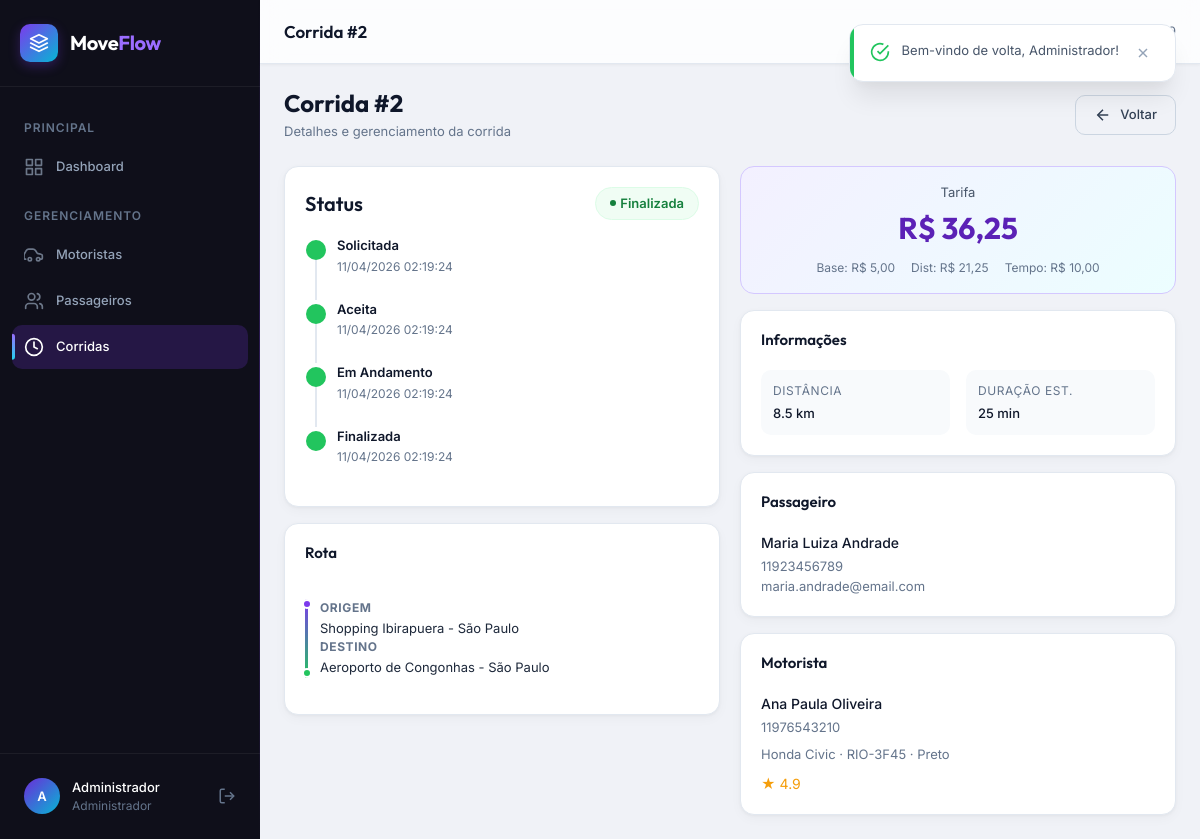
The page /public/rides/show/2 (signed in) on the database its author committed.
### tables this page shows
CREATE TABLE IF NOT EXISTS rides (
    id INT AUTO_INCREMENT PRIMARY KEY,
    passenger_id INT NOT NULL,
    driver_id INT NULL,
    origin_address VARCHAR(255) NOT NULL,
    origin_lat DECIMAL(10,7) DEFAULT 0,
    origin_lng DECIMAL(10,7) DEFAULT 0,
    destination_address VARCHAR(255) NOT NULL,
    destination_lat DECIMAL(10,7) DEFAULT 0,
    destination_lng DECIMAL(10,7) DEFAULT 0,
    status ENUM('requested', 'accepted', 'in_progress', 'completed', 'cancelled') NOT NULL DEFAULT 'requested',
    distance_km DECIMAL(8,2) NOT NULL DEFAULT 0,
    estimated_duration_min INT NOT NULL DEFAULT 0,
    fare DECIMAL(10,2) NOT NULL DEFAULT 0,
    requested_at DATETIME NULL,
    accepted_at DATETIME NULL,
    started_at DATETIME NULL,
    completed_at DATETIME NULL,
    cancelled_at DATETIME NULL,
    cancel_reason TEXT NULL,
    created_at DATETIME NOT NULL DEFAULT CURRENT_TIMESTAMP,
    CONSTRAINT fk_rides_passenger FOREIGN KEY (passenger_id) REFERENCES passengers(id) ON DELETE CASCADE,
    CONSTRAINT fk_rides_driver FOREIGN KEY (driver_id) REFERENCES drivers(id) ON DELETE SET NULL,
    INDEX idx_rides_status (status),
    INDEX idx_rides_passenger (passenger_id),
    INDEX idx_rides_driver (driver_id),
    INDEX idx_rides_created (created_at),
    INDEX idx_rides_completed (completed_at)
);

CREATE TABLE IF NOT EXISTS passengers (
    id INT AUTO_INCREMENT PRIMARY KEY,
    name VARCHAR(100) NOT NULL,
    email VARCHAR(150) NOT NULL UNIQUE,
    phone VARCHAR(20) NOT NULL,
    cpf VARCHAR(14) NOT NULL UNIQUE,
    created_at DATETIME NOT NULL DEFAULT CURRENT_TIMESTAMP,
    updated_at DATETIME NOT NULL DEFAULT CURRENT_TIMESTAMP ON UPDATE CURRENT_TIMESTAMP,
    INDEX idx_passengers_cpf (cpf),
    INDEX idx_passengers_email (email)
);

CREATE TABLE IF NOT EXISTS drivers (
    id INT AUTO_INCREMENT PRIMARY KEY,
    name VARCHAR(100) NOT NULL,
    email VARCHAR(150) NOT NULL UNIQUE,
    phone VARCHAR(20) NOT NULL,
    cpf VARCHAR(14) NOT NULL UNIQUE,
    cnh VARCHAR(20) NOT NULL,
    vehicle_plate VARCHAR(10) NOT NULL,
    vehicle_model VARCHAR(80) NOT NULL,
    vehicle_color VARCHAR(30) NOT NULL,
    status ENUM('available', 'busy', 'offline') NOT NULL DEFAULT 'available',
    rating DECIMAL(3,2) NOT NULL DEFAULT 5.00,
    created_at DATETIME NOT NULL DEFAULT CURRENT_TIMESTAMP,
    updated_at DATETIME NOT NULL DEFAULT CURRENT_TIMESTAMP ON UPDATE CURRENT_TIMESTAMP,
    INDEX idx_drivers_status (status),
    INDEX idx_drivers_cpf (cpf),
    INDEX idx_drivers_email (email)
);

### app/Controllers/RideController.php (called while the page is built, shortened)
<?php
class RideController extends Controller
{
    public function show(int $id): void
    {
        $ride = Ride::findWithDetails($id);
        $availableDrivers = Driver::available();
        $this->view('rides.detail', [
            'pageTitle' => 'Corrida #' . $id,
            'ride' => $ride,
            'availableDrivers' => $availableDrivers,
        ]);
    }
}

### app/Config/Routes.php (called while the page is built, shortened)
<?php
Router::dispatch();

### public/index.php (called while the page is built, shortened)
<?php
spl_autoload_register(function ($class) {
    $paths = [
        APP_PATH . '/Core/',
        APP_PATH . '/Config/',
        APP_PATH . '/Controllers/',
        APP_PATH . '/Models/',
        APP_PATH . '/Helpers/',
    ];
    foreach ($paths as $path) {
        $file = $path . $class . '.php';
        if (file_exists($file)) {
            return;
        }
    }
});
require_once APP_PATH . '/Config/Routes.php';

### app/Models/Ride.php (called while the page is built, shortened)
<?php
class Ride extends Model
{
    public static function findWithDetails(int $id): ?array
    {
        $sql = "SELECT r.*, p.name as passenger_name, p.phone as passenger_phone, p.email as passenger_email,
                       d.name as driver_name, d.phone as driver_phone, d.vehicle_model, d.vehicle_plate, d.vehicle_color, d.rating as driver_rating
                FROM rides r
                LEFT JOIN passengers p ON r.passenger_id = p.id
                LEFT JOIN drivers d ON r.driver_id = d.id
                WHERE r.id = :id LIMIT 1";
        $result = self::raw($sql, ['id' => $id]);
        return !empty($result) ? $result[0] : null;
    }
}

### app/Config/Database.php (called while the page is built, shortened)
<?php
class Database
{
    private static ?PDO $instance = null;
    public static function getInstance(): PDO
    {
        if (self::$instance === null) {
            $dsn = sprintf(
                'mysql:host=%s;port=%d;dbname=%s;charset=%s',
                self::HOST,
                self::PORT,
                self::DBNAME,
                self::CHARSET
            );
            try {
                self::$instance = new PDO($dsn, self::USERNAME, self::PASSWORD, [
                    PDO::ATTR_ERRMODE => PDO::ERRMODE_EXCEPTION,
                    PDO::ATTR_DEFAULT_FETCH_MODE => PDO::FETCH_ASSOC,
                    PDO::ATTR_EMULATE_PREPARES => false,
                    PDO::MYSQL_ATTR_INIT_COMMAND => "SET NAMES utf8mb4 COLLATE utf8mb4_unicode_ci",
                ]);
            } catch (PDOException $e) {
                error_log("Database connection failed: " . $e->getMessage());
                die('Erro de conexão com o banco de dados. Verifique as configurações.');
            }
        }
        return self::$instance;
    }
}

### app/Core/Model.php (called while the page is built, shortened)
<?php
class Model
{
    protected static function db(): PDO
    {
        return Database::getInstance();
    }
    public static function raw(string $sql, array $params = []): array
    {
        $stmt = self::db()->prepare($sql);
        $stmt->execute($params);
        return $stmt->fetchAll(PDO::FETCH_ASSOC);
    }
}

### app/Views/rides/detail.php (the view, shortened to what this page needs)
<?php
$s = $ride['status'];
$isRequested = $s === RIDE_STATUS_REQUESTED;
$isAccepted = $s === RIDE_STATUS_ACCEPTED;
$isInProgress = $s === RIDE_STATUS_IN_PROGRESS;
$isCompleted = $s === RIDE_STATUS_COMPLETED;
$isCancelled = $s === RIDE_STATUS_CANCELLED;
?>
<div class="page-header">
    <div class="page-header-info">
        <h1>Corrida #<?= $ride['id'] ?></h1>
        <p>Detalhes e gerenciamento da corrida</p>
    </div>
    <div class="page-header-actions">
        <a href="<?= APP_URL ?>/rides" class="btn btn-outline">
            <svg width="18" height="18" viewBox="0 0 24 24" fill="none" stroke="currentColor" stroke-width="2"><line x1="19" y1="12" x2="5" y2="12"/><polyline points="12 19 5 12 12 5"/></svg>
            Voltar
        </a>
    </div>
</div>
<div class="ride-detail-grid">
    <div>
        <div class="card mb-4">
            <div class="card-body">
                <div style="display:flex;align-items:center;justify-content:space-between;margin-bottom:var(--space-4)">
                    <h3>Status</h3>
                    <span class="badge badge-dot <?= RIDE_STATUS_CLASSES[$s] ?? '' ?>" style="font-size:var(--text-sm);padding:6px 14px">
                        <span><?= RIDE_STATUS_LABELS[$s] ?? $s ?></span>
                    </span>
                </div>
                <div class="ride-timeline">
                    <div class="timeline-item">
                        <div class="timeline-dot <?= $ride['requested_at'] ? 'completed' : '' ?>"></div>
                        <div class="timeline-label">Solicitada</div>
                        <div class="timeline-time"><?= $ride['requested_at'] ? date('d/m/Y H:i:s', strtotime($ride['requested_at'])) : '—' ?></div>
                    </div>
                    <div class="timeline-item">
                        <div class="timeline-dot <?= $ride['accepted_at'] ? 'completed' : ($isRequested ? 'active' : '') ?>"></div>
                        <div class="timeline-label">Aceita</div>
                        <div class="timeline-time"><?= $ride['accepted_at'] ? date('d/m/Y H:i:s', strtotime($ride['accepted_at'])) : '—' ?></div>
                    </div>
                    <div class="timeline-item">
                        <div class="timeline-dot <?= $ride['started_at'] ? 'completed' : ($isAccepted ? 'active' : '') ?>"></div>
                        <div class="timeline-label">Em Andamento</div>
                        <div class="timeline-time"><?= $ride['started_at'] ? date('d/m/Y H:i:s', strtotime($ride['started_at'])) : '—' ?></div>
                    </div>
                    <div class="timeline-item">
                        <div class="timeline-dot <?= $isCompleted ? 'completed' : ($isCancelled ? 'cancelled' : ($isInProgress ? 'active' : '')) ?>"></div>
                        <div class="timeline-label"><?= $isCancelled ? 'Cancelada' : 'Finalizada' ?></div>
                        <div class="timeline-time">
                            <?php if ($isCompleted): ?><?= date('d/m/Y H:i:s', strtotime($ride['completed_at'])) ?>
                            <?php elseif ($isCancelled): ?><?= date('d/m/Y H:i:s', strtotime($ride['cancelled_at'])) ?>
                            <?php else: ?>—<?php endif; ?>
                        </div>
                    </div>
                </div>
            </div>
        </div>
        <div class="card mb-4">
            <div class="card-header"><h3>Rota</h3></div>
            <div class="card-body">
                <div class="ride-route">
                    <div class="ride-route-line"></div>
                    <div class="ride-route-points">
                        <div class="ride-route-point">
                            <strong>Origem</strong>
                            <?= htmlspecialchars($ride['origin_address']) ?>
                        </div>
                        <div class="ride-route-point">
                            <strong>Destino</strong>
                            <?= htmlspecialchars($ride['destination_address']) ?>
                        </div>
                    </div>
                </div>
            </div>
        </div>
    </div>
    <div>
        <div class="fare-display mb-4">
            <div class="fare-label">Tarifa</div>
            <div class="fare-value">R$ <?= number_format($ride['fare'] ?? 0, 2, ',', '.') ?></div>
            <div class="fare-breakdown">
                <span>Base: R$ <?= number_format(FARE_BASE, 2, ',', '.') ?></span>
                <span>Dist: R$ <?= number_format(($ride['distance_km'] ?? 0) * FARE_PER_KM, 2, ',', '.') ?></span>
                <span>Tempo: R$ <?= number_format(($ride['estimated_duration_min'] ?? 0) * FARE_PER_MIN, 2, ',', '.') ?></span>
            </div>
        </div>
        <div class="card mb-4">
            <div class="card-header"><h3>Informações</h3></div>
            <div class="card-body">
                <div class="ride-info-grid">
                    <div class="ride-info-item">
                        <div class="ride-info-label">Distância</div>
                        <div class="ride-info-value"><?= number_format($ride['distance_km'] ?? 0, 1) ?> km</div>
                    </div>
                    <div class="ride-info-item">
                        <div class="ride-info-label">Duração Est.</div>
                        <div class="ride-info-value"><?= $ride['estimated_duration_min'] ?? 0 ?> min</div>
                    </div>
                </div>
            </div>
        </div>
        <div class="card mb-4">
            <div class="card-header"><h3>Passageiro</h3></div>
            <div class="card-body">
                <div style="font-weight:var(--font-medium);color:var(--gray-900);margin-bottom:var(--space-1)"><?= htmlspecialchars($ride['passenger_name'] ?? '—') ?></div>
                <div style="font-size:var(--text-sm);color:var(--gray-500)"><?= htmlspecialchars($ride['passenger_phone'] ?? '') ?></div>
                <div style="font-size:var(--text-sm);color:var(--gray-500)"><?= htmlspecialchars($ride['passenger_email'] ?? '') ?></div>
            </div>
        </div>
        <?php if ($ride['driver_name']): ?>
        <div class="card">
            <div class="card-header"><h3>Motorista</h3></div>
            <div class="card-body">
                <div style="font-weight:var(--font-medium);color:var(--gray-900);margin-bottom:var(--space-1)"><?= htmlspecialchars($ride['driver_name']) ?></div>
                <div style="font-size:var(--text-sm);color:var(--gray-500)"><?= htmlspecialchars($ride['driver_phone'] ?? '') ?></div>
                <div style="font-size:var(--text-sm);color:var(--gray-500);margin-top:var(--space-2)"><?= htmlspecialchars($ride['vehicle_model'] ?? '') ?> · <?= htmlspecialchars($ride['vehicle_plate'] ?? '') ?> · <?= htmlspecialchars($ride['vehicle_color'] ?? '') ?></div>
                <?php if ($ride['driver_rating']): ?>
                    <div style="margin-top:var(--space-2);color:var(--warning-500)">★ <?= number_format($ride['driver_rating'], 1) ?></div>
                <?php endif; ?>
            </div>
        </div>
        <?php endif; ?>
    </div>
</div>

### app/Core/Router.php (shortened to what this page needs)
<?php
class Router
{
    private static array $routes = [];
    public static function get(string $path, string $controller, string $method): void
    {
        self::$routes['GET'][$path] = ['controller' => $controller, 'method' => $method];
    }
    public static function post(string $path, string $controller, string $method): void
    {
        self::$routes['POST'][$path] = ['controller' => $controller, 'method' => $method];
    }
    public static function dispatch(): void
    {
        $url = isset($_GET['url']) ? trim($_GET['url'], '/') : '';
        $httpMethod = $_SERVER['REQUEST_METHOD'];
        foreach (self::$routes[$httpMethod] ?? [] as $pattern => $route) {
            $regex = self::patternToRegex($pattern);
            if (preg_match($regex, $url, $matches)) {
                array_shift($matches);
                self::callAction($route['controller'], $route['method'], $matches);
                return;
            }
        }
    }
    private static function patternToRegex(string $pattern): string
    {
        $regex = preg_replace('/\{([a-zA-Z_]+)\}/', '([^/]+)', $pattern);
        return '#^' . $regex . '$#';
    }
    private static function callAction(string $controller, string $method, array $params = []): void
    {
        $instance = new $controller();
        call_user_func_array([$instance, $method], $params);
    }
}

### rows shown on the page
rides: id "2", status "Finalizada", requested_at "11/04/2026 02:19:24", accepted_at "11/04/2026 02:19:24", started_at "11/04/2026 02:19:24", completed_at "11/04/2026 02:19:24", origin_address "Shopping Ibirapuera - São Paulo", destination_address "Aeroporto de Congonhas - São Paulo", fare "36,25", ($ride['distance_km']??0)*FARE_PER_KM "21,25", ($ride['estimated_duration_min']??0)*FARE_PER_MIN "10,00", distance_km "8.5", estimated_duration_min "25", passenger.name "Maria Luiza Andrade", passenger.phone "11923456789", passenger.email "maria.andrade@email.com", driver.name "Ana Paula Oliveira", driver.phone "11976543210", driver.vehicle_model "Honda Civic", driver.vehicle_plate "RIO-3F45", driver.vehicle_color "Preto", driver.rating "4.9"

### other values the page prints
$message "Bem-vindo de volta, Administrador!"
